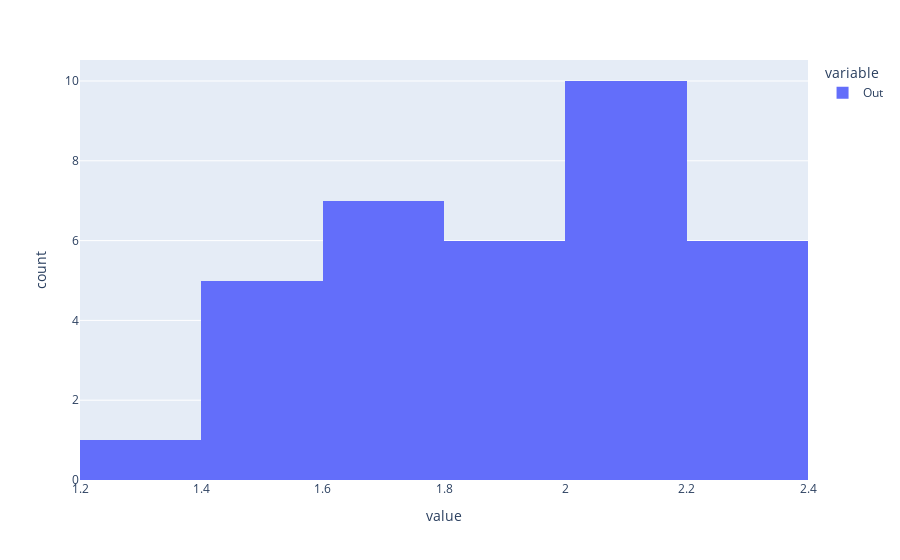

Source (notebook cell):
### Code cell
fig.show()

### Figure 1 — Plotly figure (JSON) as saved in the notebook; plotly's stock layout.template omitted (floating-point values rounded to 4 significant figures)
{"data": [{"alignmentgroup": "True", "bingroup": "x", "hovertemplate": "variable=Out<br>value=%{x}<br>count=%{y}<extra></extra>", "legendgroup": "Out", "marker": {"color": "#636efa", "pattern": {"shape": ""}}, "name": "Out", "offsetgroup": "Out", "orientation": "v", "showlegend": true, "type": "histogram", "x": [2.028, 1.982, 2.08, 1.544, 1.41, 1.214, 1.478, 1.612, 1.667, 1.667, 2.22, 1.933, 2.028, 2.028, 2.196, 2.08, 2.196, 2.22, 2.22, 2.192, 1.79, 1.933, 1.682, 1.701, 1.903, 1.848, 1.856, 2.34, 1.422, 2.08, 2.184, 2.242, 1.453, 2.263, 1.669], "xaxis": "x", "yaxis": "y"}], "layout": {"barmode": "relative", "legend": {"title": {"text": "variable"}, "tracegroupgap": 0}, "margin": {"t": 60}, "xaxis": {"anchor": "y", "domain": [0, 1], "title": {"text": "value"}}, "yaxis": {"anchor": "x", "domain": [0, 1], "title": {"text": "count"}}}}
